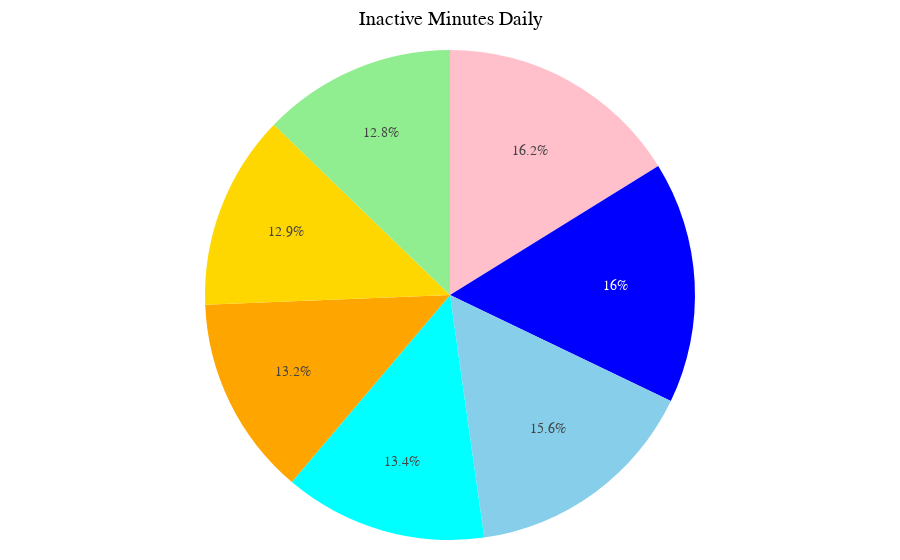

The notebook cell saved with this chart:
### Code cell
# Assuming daily_activity is your DataFrame containing the data

# Define the order of the days of the week
day_order = ["Sunday", "Monday", "Tuesday", "Wednesday", "Thursday", "Friday", "Saturday"]

# Calculate the counts of sedentary minutes for each day
day_counts = daily_activity["day"].value_counts().reindex(day_order)

# Extract the labels (days) and sedentary minutes counts
labels = day_counts.index
counts = day_counts.values

# Define colors for the pie chart
colors = ['gold', 'lightgreen', 'pink', 'blue', 'skyblue', 'cyan', 'orange']

# Create a pie chart using Plotly
fig = go.Figure(data=[go.Pie(labels=labels, values=counts, marker=dict(colors=colors), direction="clockwise")])

# Update layout for better aesthetics
fig.update_layout(
    title="Inactive Minutes Daily",
    title_x=0.5,  # Center the title
    showlegend=False,  # Hide legend for better layout
    margin=dict(l=20, r=20, t=50, b=20),  # Adjust margins for better layout
    font=dict(family="Arial, sans-serif", size=14, color="black"),  # Set font properties
    annotations=[dict(text="Total: " + str(sum(counts)), x=0.5, y=-0.15, showarrow=False, font=dict(size=16))]  # Add total annotation
)

# Show the interactive pie chart
fig.show()

### Figure 1 — Plotly figure (JSON) as saved in the notebook; plotly's stock layout.template omitted (floating-point values rounded to 4 significant figures)
{"data": [{"direction": "clockwise", "labels": ["Sunday", "Monday", "Tuesday", "Wednesday", "Thursday", "Friday", "Saturday"], "marker": {"colors": ["gold", "lightgreen", "pink", "blue", "skyblue", "cyan", "orange"]}, "type": "pie", "values": [121, 120, 152, 150, 147, 126, 124]}], "layout": {"annotations": [{"font": {"size": 16}, "showarrow": false, "text": "Total: 940", "x": 0.5, "y": -0.15}], "font": {"color": "black", "family": "Arial, sans-serif", "size": 14}, "margin": {"b": 20, "l": 20, "r": 20, "t": 50}, "showlegend": false, "title": {"text": "Inactive Minutes Daily", "x": 0.5}}}
